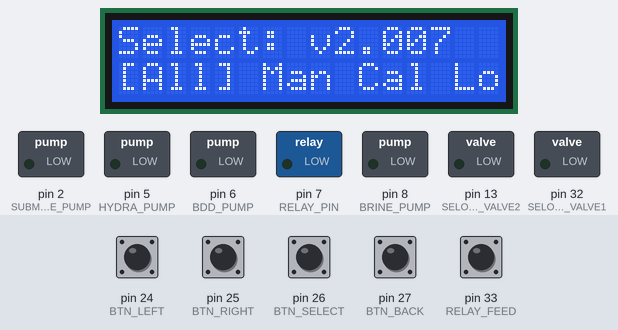
Bench run of a sketch on a simulated Arduino Mega 2560, built with avr-gcc and run on an emulated ATmega2560. On the bench: 16×2 character LCD, switched loads named in the sketch (green lamp = pin HIGH). Dashed ring = blinking. Inputs (shaded band) come from the test bench; at power-on: pin 24 (BTN_LEFT), pin 25 (BTN_RIGHT), pin 26 (BTN_SELECT), pin 27 (BTN_BACK), pin 33 (RELAY_FEED) HIGH. Storage starts empty; EEPROM starts erased; what the sketch prints to the serial monitor is not drawn.

Above: at 1.3 s.
1.4 s: pin 26 (BTN_SELECT) pulled LOW for 0.15 s
At 2.3 s:
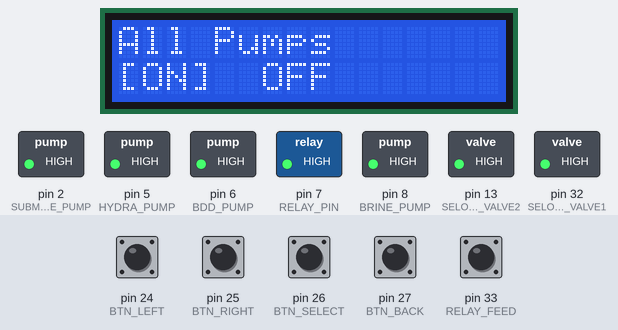
4.5 s: pin 24 (BTN_LEFT) pulled LOW for 0.15 s
At 5.3 s:
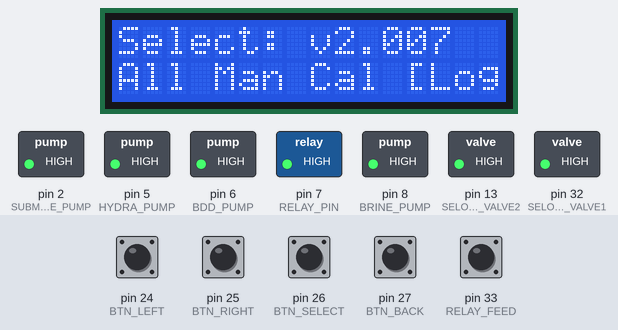
7.6 s: pin 24 (BTN_LEFT) pulled LOW for 1 s
At 10.32 s:
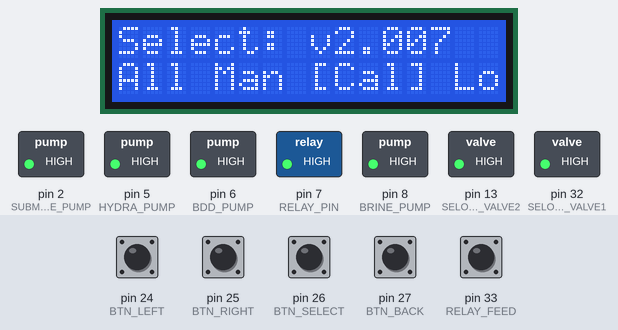
10.5 s: pin 26 (BTN_SELECT) pulled LOW for 1 s
At 11.4 s:
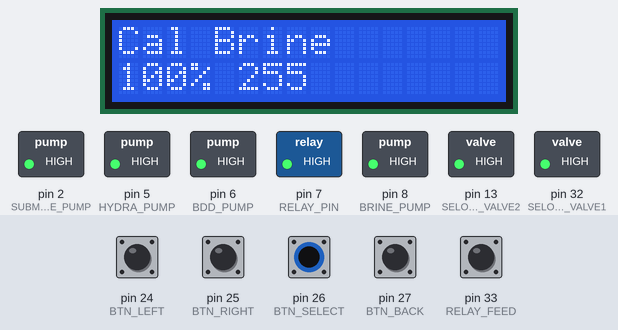
14.0 s: pin 26 (BTN_SELECT) pulled LOW for 0.15 s
At 14.4 s:
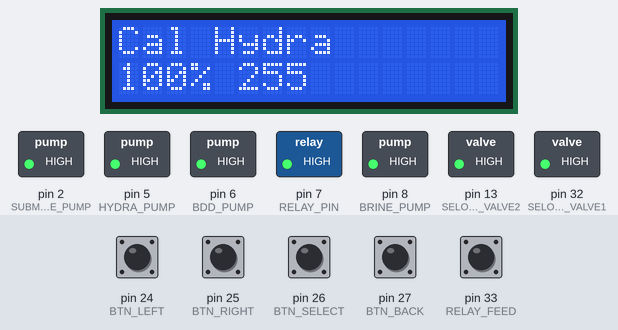
16.5 s: pin 26 (BTN_SELECT) pulled LOW for 0.15 s
At 17.4 s:
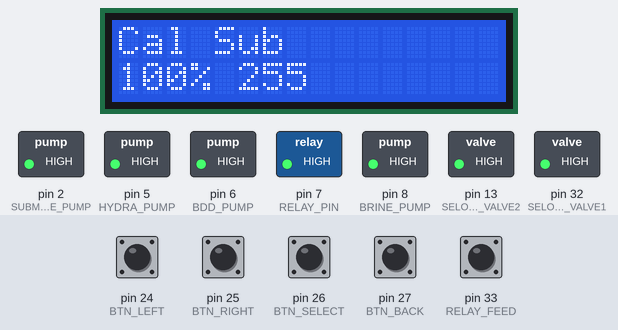
Timing chart, 0 to 20.0 s (numbered marks = the images above; inputs shaded):
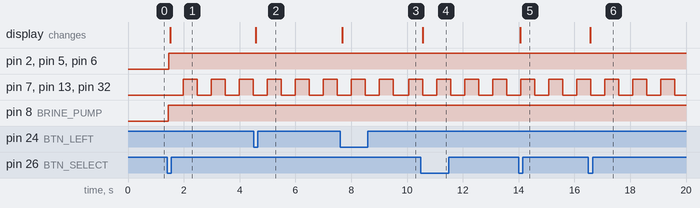

The sketch:

PUMP_DISPENSING_TEST_SETUP_V2_007.ino
```cpp
// v2.005 + power-cut recovery (periodic autosave of running pumps + resume state)
#include <Wire.h>
#include <LiquidCrystal_I2C.h>
#include <EEPROM.h>
#include <SD.h>

// ------------------- Hardware pins -------------------
LiquidCrystal_I2C lcd(0x27, 16, 2);

const uint8_t BRINE_PUMP       = 8;
const uint8_t HYDRA_PUMP       = 5;
const uint8_t SUBMERSIBLE_PUMP = 2;
const uint8_t BDD_PUMP         = 6;
const uint8_t RELAY_PIN        = 7;
const uint8_t SELONOID_VALVE1  = 32;
const uint8_t SELONOID_VALVE2  = 13;

const uint8_t BRINE_FEED       = 50;
const uint8_t HYDRA_FEED       = 49;
const uint8_t SUBMERSIBLE_FEED = 14;
const uint8_t BDD_FEED         = 34;
const uint8_t RELAY_FEED       = 33;

const uint8_t BTN_LEFT   = 24;
const uint8_t BTN_RIGHT  = 25;
const uint8_t BTN_SELECT = 26;
const uint8_t BTN_BACK   = 27;

const uint8_t SD_CS = 10;

// ------------------- EEPROM address map -------------------
// calibration bytes: 0,1,2,3 (already used)
// totalRunSec (unsigned long) stored at: 4*idx  => addresses 4,8,12,16 (we will use same as earlier but careful)
// relayCount stored at address 20 (unsigned long using EEPROM.put/get)
// pumpRunning flags: 40..43 (bytes)
// relayBlinking flag: 44 (byte)
const int EEPROM_CAL_BASE = 0;         // bytes 0..3
const int EEPROM_TOTAL_BASE = 4;       // 4,8,12,16
const int EEPROM_RELAY_COUNT_ADDR = 20; // unsigned long at 20
const int EEPROM_RUNNING_BASE = 40;    // bytes 40..43 for pumpRunning flags
const int EEPROM_RELAY_FLAG_ADDR = 44; // byte for relayBlinking flag

// ------------------- Application state -------------------
enum MainMenu { MENU_ALL=0, MENU_MANUAL=1, MENU_CAL=2, MENU_LOG=3 };
MainMenu menu = MENU_ALL;
bool inSubMenu = false;
int subIndex = 0;
bool inCalibration = false;
int calIndex = 0;
bool inLogView = false;
int logIndex = 0;

uint8_t calPercent[4] = {100,100,100,100};
uint8_t calPWM[4]     = {255,255,255,255};

unsigned long pumpStartMillis[4] = {0,0,0,0};
bool pumpRunning[4] = {false,false,false,false};
unsigned long totalRunSec[4] = {0,0,0,0};

unsigned long relayCount = 0;

// SD logging
File logFile;

// Buffering logs
#define MAX_BUFFER 20
String logBuffer[MAX_BUFFER];
int logBufferCount = 0;
unsigned long lastFlush = 0;

// Relay blinking
bool relayBlinking = false;
unsigned long lastRelayMillis = 0;
bool relayState = false;

// ------------------- Autosave control -------------------
// Autosave interval for running pumps (ms). Adjust if you want less frequent writes.
const unsigned long AUTOSAVE_INTERVAL_MS = 10000UL; // 10s
unsigned long lastAutosaveMillis = 0;
// Per-pump last autosave to reduce writes if multiple pumps run (keeps granularity per pump)
unsigned long lastPumpAutosave[4] = {0,0,0,0};

// ------------------- Button debounce -------------------
struct Button {
  uint8_t pin; bool lastStable; bool lastRead; unsigned long lastBounceMillis; bool pressedEvent;
};
const unsigned long DEBOUNCE_MS = 40;
Button btnLeft   = {BTN_LEFT, HIGH, HIGH, 0, false};
Button btnRight  = {BTN_RIGHT, HIGH, HIGH, 0, false};
Button btnSelect = {BTN_SELECT, HIGH, HIGH, 0, false};
Button btnBack   = {BTN_BACK, HIGH, HIGH, 0, false};

void updateButton(Button &b){
  bool raw=digitalRead(b.pin); unsigned long now=millis();
  if(raw!=b.lastRead){ b.lastBounceMillis=now; b.lastRead=raw; }
  if((now-b.lastBounceMillis)>=DEBOUNCE_MS){
    if(raw!=b.lastStable){ b.lastStable=raw; if(raw==LOW) b.pressedEvent=true; }
  }
}
bool wasPressed(Button &b){ if(b.pressedEvent){ b.pressedEvent=false; return true;} return false; }

// ------------------- Utilities -------------------
int pumpPin(int idx){ switch(idx){ case 0:return BRINE_PUMP; case 1:return HYDRA_PUMP; case 2:return SUBMERSIBLE_PUMP; case 3:return BDD_PUMP;} return BRINE_PUMP;}
const char* pumpName(int idx){ switch(idx){ case 0:return "Brine"; case 1:return "Hydra"; case 2:return "Sub"; case 3:return "BDD";} return "Pump"; }
void updatePWMFromPercent(int idx){ if(idx<0||idx>3) return; calPWM[idx]=map(calPercent[idx],0,100,0,255); if(pumpRunning[idx]) analogWrite(pumpPin(idx),calPWM[idx]);}
void saveCalToEEPROM(int idx){ if(idx<0||idx>3) return; EEPROM.update(EEPROM_CAL_BASE + idx,calPercent[idx]); logBoth(String("Saved cal ")+pumpName(idx)+" = "+String(calPercent[idx])); }
void loadCalFromEEPROM(){ for(int i=0;i<4;i++){ uint8_t v=EEPROM.read(EEPROM_CAL_BASE + i); if(v==0xFF || v>100) v=100; calPercent[i]=v; updatePWMFromPercent(i);} }

// ------------------- EEPROM helpers -------------------
void writeLongToEEPROM(int addr, unsigned long value){ EEPROM.put(addr, value); }
unsigned long readLongFromEEPROM(int addr){ unsigned long value=0; EEPROM.get(addr,value); return value; }

// ------------------- Logging -------------------
String formatTime(unsigned long seconds){ unsigned long h=seconds/3600; unsigned long m=(seconds%3600)/60; char buf[10]; sprintf(buf,"%02lu:%02lu",h,m); return String(buf);}

void bufferLog(String line){
  Serial.println(line);
  if(logBufferCount<MAX_BUFFER){ logBuffer[logBufferCount++]=line; }
}

void flushLogsToSD(){
  if(logBufferCount==0) return;
  logFile=SD.open("log.csv", FILE_WRITE);
  if(logFile){ for(int i=0;i<logBufferCount;i++){ logFile.println(logBuffer[i]); } logFile.close(); logBufferCount=0; }
}

void logBoth(String line){ bufferLog(line); }

// ------------------- Relay blink -------------------
void startRelayBlink(){ relayBlinking=true; relayState=false; lastRelayMillis=millis(); digitalWrite(RELAY_PIN, LOW); digitalWrite(SELONOID_VALVE1, LOW); digitalWrite(SELONOID_VALVE2, LOW); }
void stopRelayBlink(){ relayBlinking=false; digitalWrite(RELAY_PIN, LOW); digitalWrite(SELONOID_VALVE1, LOW); digitalWrite(SELONOID_VALVE2, LOW); }
void handleRelayBlink(){ if(!relayBlinking)return; unsigned long now=millis(); if(now-lastRelayMillis>=500){ relayState=!relayState; digitalWrite(RELAY_PIN, relayState?HIGH:LOW); digitalWrite(SELONOID_VALVE1, relayState?HIGH:LOW); digitalWrite(SELONOID_VALVE2, relayState?HIGH:LOW);  lastRelayMillis=now; }}

// ------------------- UI -------------------
void drawMainMenu(){
  lcd.clear();
  lcd.setCursor(0,0);
  lcd.print("Select: v2.007");
  lcd.setCursor(0,1);
  switch(menu){
    case MENU_ALL:lcd.print("[All] Man Cal Log");
    break;
    case MENU_MANUAL:lcd.print("All [Man] Cal Log");
    break;
    case MENU_CAL:lcd.print("All Man [Cal] Log");
    break;
    case MENU_LOG:lcd.print("All Man Cal [Log]");
    break;
    }
}

void drawAllSubmenu(bool showingOn){ lcd.clear(); lcd.setCursor(0,0); lcd.print("All Pumps"); lcd.setCursor(0,1); lcd.print(showingOn?"[ON]  OFF":" ON  [OFF]");}
void drawManualMenu(){ const char* names[5] = {"Brine","Hydra","Sub","BDD","Relay"}; lcd.clear(); lcd.setCursor(0,0); lcd.print(names[subIndex]); lcd.setCursor(0,1); if(subIndex<4) lcd.print(pumpRunning[subIndex]?"ON":"OFF"); else lcd.print(relayBlinking?"RELAY BLINK":"RELAY OFF");}
void drawCalMenu(){
  if(calIndex<4){ lcd.clear(); lcd.setCursor(0,0); lcd.print("Cal "); lcd.print(pumpName(calIndex)); lcd.setCursor(0,1); lcd.print(calPercent[calIndex]); lcd.print("% "); lcd.print(calPWM[calIndex]); }
  else{ lcd.clear(); lcd.setCursor(0,0); lcd.print("Clear All?"); lcd.setCursor(0,1); lcd.print("Sel=Yes Back=No"); }
}
void drawCentered(String l1,String l2){ lcd.clear(); lcd.setCursor(0,0); lcd.print(l1); lcd.setCursor(0,1); lcd.print(l2);}
void drawLogView(){
  switch(logIndex){
    case 0: drawCentered("Brine total:",formatTime(totalRunSec[0])); break;
    case 1: drawCentered("Hydra total:",formatTime(totalRunSec[1])); break;
    case 2: drawCentered("BDD total:",formatTime(totalRunSec[3])); break;
    case 3: drawCentered("Sub total:",formatTime(totalRunSec[2])); break;
    case 4: drawCentered("Relay count:",String(relayCount)); break;
  }
}

// ------------------- Pump State EEPROM helpers -------------------
void savePumpStateToEEPROM(){
  for(int i=0;i<4;i++){
    EEPROM.update(EEPROM_RUNNING_BASE + i, pumpRunning[i] ? 1 : 0);
  }
  EEPROM.update(EEPROM_RELAY_FLAG_ADDR, relayBlinking ? 1 : 0);
}

void loadPumpStateFromEEPROMAndResume(){
  // If a pump was running before power loss, resume it.
  for(int i=0;i<4;i++){
    uint8_t s = EEPROM.read(EEPROM_RUNNING_BASE + i);
    if(s == 1){
      // Resume pump: set running flag, PWM and start time
      if(!pumpRunning[i]){
        // set pumpRunning and pumpStartMillis to now so new run continues from saved total
        pumpRunning[i] = true;
        pumpStartMillis[i] = millis();
        analogWrite(pumpPin(i), calPWM[i]);
        logBoth(String("Resume ") + pumpName(i) + ",RESUMED");
      }
    }
  }
  uint8_t rb = EEPROM.read(EEPROM_RELAY_FLAG_ADDR);
  if(rb == 1){
    // resume relay blink
    relayBlinking = false; // ensure startRelayBlink sets timers correctly
    startRelayBlink();
    logBoth("Resume Relay Blink");
  }
}

// ------------------- Pump Control -------------------
void startPump(int idx){
  if(idx < 0 || idx > 3) return;
  if(calPWM[idx] == 0) return;  // Do not start if PWM = 0%
  analogWrite(pumpPin(idx), calPWM[idx]);
  pumpStartMillis[idx] = millis();
  pumpRunning[idx] = true;
  logBoth(String(pumpName(idx)) + ",ON");
  savePumpStateToEEPROM();
  unsigned long snapshot = totalRunSec[idx];
  writeLongToEEPROM(EEPROM_TOTAL_BASE + idx*4, snapshot);
  lastPumpAutosave[idx] = millis();
}


void stopPump(int idx){
  if(idx < 0 || idx > 3) return;
  analogWrite(pumpPin(idx), 0);
  if(pumpRunning[idx] && calPWM[idx] > 0){
    unsigned long dur = (millis() - pumpStartMillis[idx]) / 1000;
    totalRunSec[idx] += dur;
    writeLongToEEPROM(EEPROM_TOTAL_BASE + idx*4, totalRunSec[idx]);
    logBoth(String(pumpName(idx)) + ",OFF,run=" + String(dur) + "s,total=" + formatTime(totalRunSec[idx]));
  }
  pumpRunning[idx] = false;
  savePumpStateToEEPROM();
  lastPumpAutosave[idx] = millis();
}


void toggleRelay(){
  if(relayBlinking){ stopRelayBlink(); logBoth("Relay,OFF"); }
  else{ startRelayBlink(); logBoth("Relay,ON"); }
  relayCount++;
  writeLongToEEPROM(EEPROM_RELAY_COUNT_ADDR, relayCount);
  logBoth(String("Relay,TOGGLE,count=") + String(relayCount));
  // Save relay flag and pump flags to EEPROM
  savePumpStateToEEPROM();
}

// Toggle all pumps
void toggleAllPumps(){
  bool anyOff = false;
  // Check if any pump that can actually run (PWM>0) is off
  for(int i=0;i<4;i++){
    if(calPWM[i] > 0 && !pumpRunning[i]) anyOff = true;
  }

  if(anyOff){
    // Start only pumps that have PWM>0
    for(int i=0;i<4;i++){
      if(calPWM[i] > 0) startPump(i);
    }
    toggleRelay();
  } else {
    // Stop only pumps that have PWM>0
    for(int i=0;i<4;i++){
      if(calPWM[i] > 0) stopPump(i);
    }
    toggleRelay();
  }

  drawAllSubmenu(anyOff);
}


// ------------------- Setup -------------------
void setup(){
  Serial.begin(115200);
  pinMode(BRINE_PUMP,OUTPUT); pinMode(HYDRA_PUMP,OUTPUT); pinMode(SUBMERSIBLE_PUMP,OUTPUT); pinMode(BDD_PUMP,OUTPUT); pinMode(RELAY_PIN,OUTPUT);pinMode(SELONOID_VALVE1,OUTPUT);pinMode(SELONOID_VALVE2,OUTPUT);
  pinMode(BRINE_FEED,INPUT_PULLUP); pinMode(HYDRA_FEED,INPUT_PULLUP); pinMode(SUBMERSIBLE_FEED,INPUT_PULLUP); pinMode(BDD_FEED,INPUT_PULLUP); pinMode(RELAY_FEED,INPUT_PULLUP);
  pinMode(BTN_LEFT,INPUT_PULLUP); pinMode(BTN_RIGHT,INPUT_PULLUP); pinMode(BTN_SELECT,INPUT_PULLUP); pinMode(BTN_BACK,INPUT_PULLUP);

  lcd.init(); lcd.backlight();
  if(!SD.begin(SD_CS)) Serial.println("SD init failed");
  else{ logFile=SD.open("log.csv",FILE_WRITE); if(logFile){ logFile.println("Pump,Event,Duration,RelayCount"); logFile.close(); } }

  // load calibration & PWM
  loadCalFromEEPROM();

  // load totals
  for(int i=0;i<4;i++) totalRunSec[i] = readLongFromEEPROM(EEPROM_TOTAL_BASE + i*4);

  // load relay count
  relayCount = readLongFromEEPROM(EEPROM_RELAY_COUNT_ADDR);

  // initialize last autosave timestamps
  unsigned long now = millis();
  for(int i=0;i<4;i++) lastPumpAutosave[i] = now;

  // Resume pumps/relay that were running before power loss (if any)
  loadPumpStateFromEEPROMAndResume();

  bufferLog(String("Init relay count: ") + String(relayCount));
  for(int i=0;i<4;i++) bufferLog(String("Init ") + pumpName(i) + " total: " + String(totalRunSec[i]));
  drawMainMenu();
}

// ------------------- Loop -------------------
void loop(){
  updateButton(btnLeft); updateButton(btnRight); updateButton(btnSelect); updateButton(btnBack);

  if(wasPressed(btnLeft)){
    if(inCalibration){ if(calIndex<4){ calPercent[calIndex]=(calPercent[calIndex]>=10?calPercent[calIndex]-10:0); updatePWMFromPercent(calIndex); drawCalMenu(); }}
    else if(inSubMenu){ subIndex=(subIndex-1+5)%5; drawManualMenu(); }
    else if(inLogView){ logIndex=(logIndex-1+5)%5; drawLogView(); }
    else{ menu=MainMenu((menu-1+4)%4); drawMainMenu(); }
  }
  if(wasPressed(btnRight)){
    if(inCalibration){ if(calIndex<4){ calPercent[calIndex]=(calPercent[calIndex]<=90?calPercent[calIndex]+10:100); updatePWMFromPercent(calIndex); drawCalMenu(); }}
    else if(inSubMenu){ subIndex=(subIndex+1)%5; drawManualMenu(); }
    else if(inLogView){ logIndex=(logIndex+1)%5; drawLogView(); }
    else{ menu=MainMenu((menu+1)%4); drawMainMenu(); }
  }
  if(wasPressed(btnSelect)){
    if(inCalibration){
      if(calIndex<4){ saveCalToEEPROM(calIndex); calIndex++; if(calIndex>4){ inCalibration=false; drawMainMenu(); } else drawCalMenu(); }
      else{ // Clear All selected
        for(int i=0;i<4;i++){ totalRunSec[i]=0; writeLongToEEPROM(EEPROM_TOTAL_BASE + i*4,0);} relayCount=0; writeLongToEEPROM(EEPROM_RELAY_COUNT_ADDR,0);
        bufferLog("All totals cleared");
        lcd.clear(); lcd.setCursor(0,0); lcd.print("All Cleared!"); delay(1000);
        inCalibration=false; drawMainMenu();
      }
    }
    else if(inSubMenu){ if(subIndex<4){ if(pumpRunning[subIndex]) stopPump(subIndex); else startPump(subIndex);} else toggleRelay(); drawManualMenu(); }
    else if(inLogView){ }
    else{
      switch(menu){
        case MENU_ALL: toggleAllPumps(); break;
        case MENU_MANUAL: inSubMenu=true; subIndex=0; drawManualMenu(); break;
        case MENU_CAL: inCalibration=true; calIndex=0; drawCalMenu(); break;
        case MENU_LOG: inLogView=true; logIndex=0; drawLogView(); break;
      }
    }
  }
  if(wasPressed(btnBack)){
    if(inCalibration){ inCalibration=false; drawMainMenu(); }
    else if(inSubMenu){ inSubMenu=false; drawMainMenu(); }
    else if(inLogView){ inLogView=false; drawMainMenu(); }
    else drawMainMenu();
  }

  // Relay feedback counting
  static int lastRelayFeed=HIGH; int curRelayFeed=digitalRead(RELAY_FEED);
  if(lastRelayFeed==HIGH && curRelayFeed==LOW){ relayCount++; writeLongToEEPROM(EEPROM_RELAY_COUNT_ADDR,relayCount); bufferLog(String("Relay feedback: ")+String(relayCount)); }
  lastRelayFeed = curRelayFeed;

  // Periodic partial runtime autosave for running pumps
  unsigned long now = millis();
  if(now - lastAutosaveMillis >= AUTOSAVE_INTERVAL_MS){
    lastAutosaveMillis = now;
    for(int i=0;i<4;i++){
      if(pumpRunning[i] && calPWM[i] > 0){   // Only count if PWM > 0
        unsigned long runningSec = (now - pumpStartMillis[i]) / 1000;
        unsigned long snapshot = totalRunSec[i] + runningSec;
        unsigned long stored = readLongFromEEPROM(EEPROM_TOTAL_BASE + i*4);
        if(snapshot != stored){
          writeLongToEEPROM(EEPROM_TOTAL_BASE + i*4, snapshot);
          bufferLog(String("Autosave ") + pumpName(i) + ",snap=" + String(snapshot) + "s");
        }
        lastPumpAutosave[i] = now;
      }
    }
    savePumpStateToEEPROM();
}


  handleRelayBlink();

  // flush logs periodically
  if(millis() - lastFlush >= 10000){ flushLogsToSD(); lastFlush = millis(); }

  delay(5);
}
```

Measured:
- after the input at 1.4 s, pin 2 (SUBMERSIBLE_PUMP): LOW → HIGH after 0.07 s; pin 5 (HYDRA_PUMP): LOW → HIGH after 0.06 s
- after the input at 4.5 s, the display: changes after 0.07 s (image 2)
- after the input at 7.6 s, the display: changes after 0.08 s (image 3)
- after the input at 10.5 s, the display: changes after 0.06 s (image 4)
- after the input at 14.0 s, the display: changes after 0.07 s (image 5)
- after the input at 16.5 s, the display: changes after 0.07 s (image 6)
